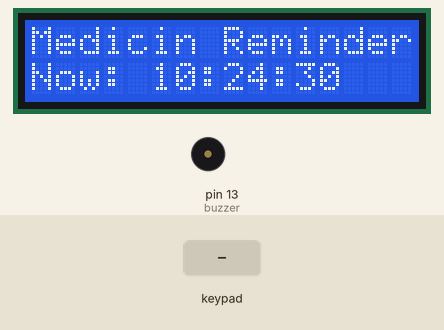
Recording of a sketch running on a simulated Arduino Uno, built with avr-gcc and run on an emulated ATmega328P. Shown: 16×2 character LCD, buzzer (waves = sounding, pin HIGH). The test bench sets the inputs (shaded band). The local clock reads 2024-03-15 10:24:30 at power-on unless the sketch sets it.

Above: at 1.2 s.
1.3 s: keypad keys 1 3 9 7 2 # pressed 0.4 s apart
At 2.17 s:
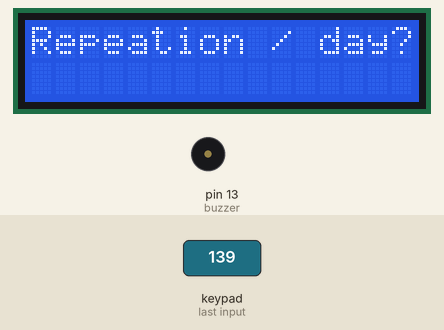
At 3.4 s:
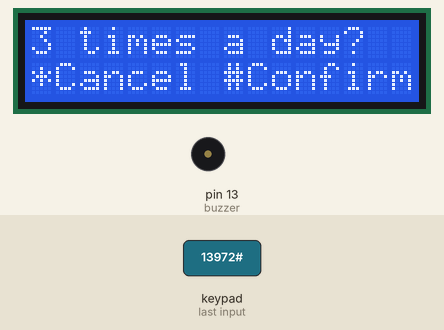
9.7 s: keypad keys 7 8 9 1 0 # pressed 0.4 s apart
At 12.5 s:
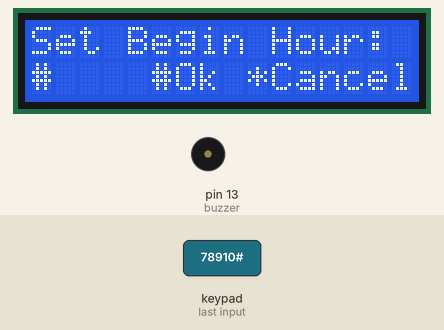
Timing chart, 0 to 14.0 s (numbered marks = the images above; inputs shaded):
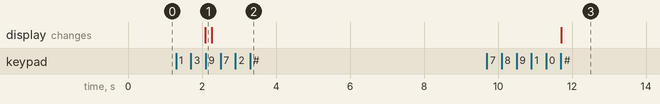

The sketch:

medrem.ino
```cpp
#include <EEPROM.h>
#include <DS3232RTC.h>
#include <LiquidCrystal.h> // includes the LiquidCrystal Library
#include <Keypad.h>

LiquidCrystal lcd(12, 11, 5, 4, 3, 2); // Creates an LC object. Parameters: (rs, enable, d4, d5, d6, d7)

const byte ROWS = 4; //four rows
const byte COLS = 3; //three columns

char keys[ROWS][COLS] = {
  { '1', '2', '3' },
  { '4', '5', '6' },
  { '7', '8', '9' },
  { '*', '0', '#' }
};

byte rowPins[ROWS] = {7,8,9,10}; //connect to the row pinouts of the keypad
byte colPins[COLS] = {6,1,0}; //connect to the column pinouts of the keypad

Keypad keypad = Keypad(makeKeymap(keys), rowPins, colPins, ROWS, COLS);

int buzzer = 13;
String storedHour;
String storedMinute;

void storeRepeatHour(String);
void storeRepeatMinute(String);

void setup() {

  //Serial.begin(9600);
  setSyncProvider(RTC.get);
  lcd.begin(16, 2);
  lcd.clear();

  //storedHour = getHour();
  //storedMinute = getMinute();

  pinMode(buzzer, OUTPUT);
  digitalWrite(buzzer, LOW);

}

void loop() {
  char key;
  int gapTime;

  lcd.clear();
  lcd.setCursor(0, 0);
  lcd.print("Medicin Reminder");
  lcd.setCursor(0, 1);
  lcd.print("Now:");
  lcd.setCursor(5, 1);
  digitalClockDisplay();

  delay(2000);

  while(1){
    lcd.clear();
    lcd.setCursor(0, 0);
    lcd.print("Repeation / day?");
    lcd.setCursor(0, 1);
    while(1){
      key = keypad.getKey();
      if (key != '\0') break;
    }
    lcd.print(key);
    switch(key){
      case '2':   gapTime = 12;
                  lcd.clear();
                  lcd.setCursor(0, 0);
                  lcd.print("2 times a day?");
                  lcd.setCursor(0, 1);
                  lcd.print("*Cancel #Confirm");
                  while(1){
                    key = keypad.getKey();
                    if (key == '#') break;
                    if (key == '*') { key='\0'; break; }
                  }
                  break;

      case '3':   gapTime = 8;
                  lcd.clear();
                  lcd.setCursor(0, 0);
                  lcd.print("3 times a day?");
                  lcd.setCursor(0, 1);
                  lcd.print("*Cancel #Confirm");
                  while(1){
                    key = keypad.getKey();
                    if (key == '#') break;
                    if (key == '*') { key='\0'; break; }
                  }
                  break;

      case '4':   gapTime = 6;
                  lcd.clear();
                  lcd.setCursor(0, 0);
                  lcd.print("4 times a day?");
                  lcd.setCursor(0, 1);
                  lcd.print("*Cancel #Confirm");
                  while(1){
                    key = keypad.getKey();
                    if (key == '#') break;
                    if (key == '*') { key='\0'; break; }
                  }
                  break;

    }
    if (key == '#') { key='\0'; break; }
    if (key == '*') key='\0';

  }
  int d=0;
  String beginHour;

  while(key != '#' || d<=2){
    lcd.clear();
    lcd.setCursor(0, 0);
    lcd.print("Set Begin Hour:");
    lcd.setCursor(4, 1);
    lcd.print(" #Ok *Cancel");
    lcd.setCursor(0, 1);
    //String beginHour = getInputFromKeyPad(2);

    beginHour += key;
    key = keypad.getKey();
    if(key) d++;
    lcd.print(key);
    if (key == '*') { key='\0'; d=0; }
  }
  String mediMinute = ""+minute();
  String mediHour[4];

  for (int i=0; i<24; i=i+gapTime)
    mediHour[i/gapTime] = (beginHour.toInt()+i);

  delay(3000);

  int clk=0;

  while (1) {
    lcd.clear();

    //storeRepeatHour(mediHour[clk/gapTime]);
    //storeRepeatMinute(mediMinute);
    storedHour = mediHour[clk/gapTime];
    storedMinute = mediMinute;

    String realHour = ""+hour();
    String realMinute = ""+minute();

    if (realHour.equals(storedHour) && realMinute.equals(storedMinute)) {
      soundAlarm();
    }

    lcd.setCursor(0, 0);
    lcd.print("Medication Time:");
    lcd.setCursor(0, 1);
    String MediTime = mediHour[clk/gapTime] + ":" + mediMinute + ":00";
    lcd.print(MediTime);
    delay(1000);

    clk = clk + gapTime;
    if (clk == 24) clk = 0;

  }
}

void digitalClockDisplay()
{
    // digital clock display of the time
    lcd.print(hour());
    printDigits(minute());
    printDigits(second());
}

void printDigits(int digits)
{
    // utility function for digital clock display: prints preceding colon and leading 0
    lcd.print(':');
    if(digits < 10)
        lcd.print('0');
    lcd.print(digits);
}

/*access to the string-input char by char*/
String getInputFromKeyPad(int n) {

  String num = "";
  String number;
  String confirmNumber;
  int i = 0;

  while (1) {

    char key = keypad.getKey();

    if (key) {

      if (key == '0' || key == '1' || key == '2' || key == '3' || key == '4' || key == '5' || key == '6' || key == '7' || key == '8' || key == '9') {
        i++;
        if (i <= n) {
          num += key;
        }

        //Serial.println(num);

        lcd.setCursor(14, 0);
        lcd.clear();
        lcd.print(num);

        lcd.setCursor(0, 1);
        lcd.print("*Cancel #Confirm");

      }

      if (key == '#' && i == n) {
        break;
      }

      if (key == '*') {
        number = "";
        confirmNumber = "";
        num = "";
        return "";
      }

      if (key == '#' && i < n) {
        lcd.clear();
        lcd.print("Invalid Number!");
        delay(2000);
        number = "";
        confirmNumber = "";
        num = "";
        return "";

      }

      if (i > n) {
        lcd.clear();
        lcd.print("Invalid Option!");
        delay(2000);
        number = "";
        confirmNumber = "";
        num = "";
        return "";
      }

      else {
        lcd.clear();
        lcd.print("Invalid Option!");
        delay(2000);
        number = "";
        confirmNumber = "";
        num = "";
        return "";

      }

    }

  }
  return num;
}

/* makes alarming beep sounds. */
void soundAlarm() {
  digitalWrite(buzzer, HIGH);
  delay(50);
  digitalWrite(buzzer, LOW);
  delay(50);
  digitalWrite(buzzer, HIGH);
  delay(50);
  digitalWrite(buzzer, LOW);
  delay(50);
  digitalWrite(buzzer, HIGH);
  delay(50);
  digitalWrite(buzzer, LOW);
  delay(500);
}

/*..........................................................................*/

void storeRepeatHour(String n) {
  for (int k = 0; k < 2; k++) {
    EEPROM.write(k, String(n[k]).toInt());
  }

}

/*..........................................................................*/

void storeRepeatMinute(String n) {
  for (int k = 0; k < 2; k++) {
    EEPROM.write(k+2, String(n[k]).toInt());
  }

}

/*..........................................................................*/

String getHour() {
  String newHour = "";
  for (int i = 0; i < 2; i++) {
    newHour += EEPROM.read(i);
    Serial.println(EEPROM.read(i));
  }
  return newHour;
}

/*---------------------------------------------------------------------------*/

String getMinute() {
  String newMinute = "";
  for (int i = 2; i <4; i++) {
    newMinute += EEPROM.read(i);
    Serial.println(EEPROM.read(i));
  }
  return newMinute;
}
```

Measured:
- after the input at 1.3 s, the display: first differs from a run without the input after 0.96 s (image 2)
- after the input at 9.7 s, the display: changes after 2.0 s (image 3)
